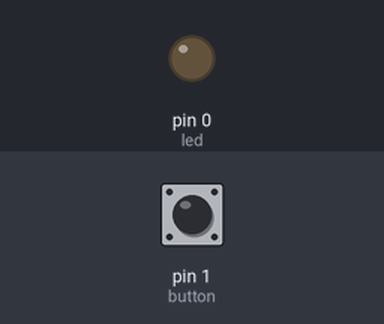
Recording of a sketch running on a simulated Arduino Uno, built with avr-gcc and run on an emulated ATmega328P. On the bench: output pins drawn as LEDs (lit = HIGH). The inputs (shaded band) are chosen by the test bench; at power-on: pin 1 (button) LOW.

Above: at 1.2 s.
1.3 s: pin 1 (button) pulled HIGH for 0.15 s
At 1.37 s:
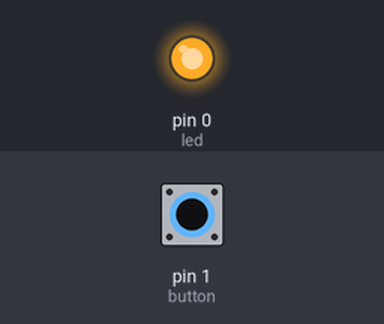
2.9 s: pin 1 (button) pulled HIGH for 3.2 s
At 6.5 s:
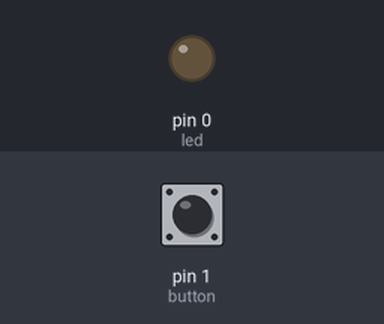
Timing chart, 0 to 8.0 s (numbered marks = the images above; inputs shaded):
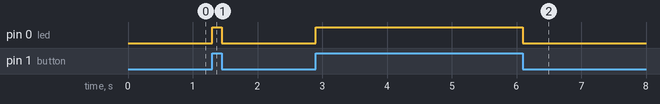

Measured:
- after the input at 1.3 s, pin 0 (led): LOW → HIGH at once, → LOW 0.15 s later
- after the input at 2.9 s, pin 0 (led): LOW → HIGH at once, → LOW 3.2 s later

The sketch:

pressAButton.ino
```cpp
const int button = 1;
const int led = 0;
bool light = false;

void setup() {
  pinMode(button, INPUT);
  pinMode(led, OUTPUT);
}

void loop() {
  light = digitalRead(button);

  if (light) {
    digitalWrite(led, HIGH);
  } else {
    digitalWrite(led, LOW);
  }
}
```
